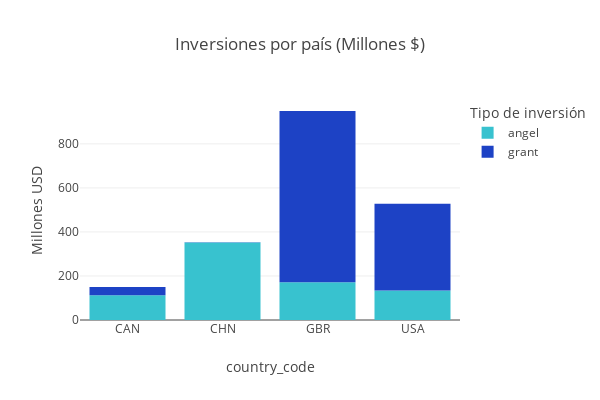

Notebook code cell kept with this figure:
### Markdown cell above
Podemos observar que Canadá y China tienen mayor inversión por parte de entes privados, 
    
mientyras que EEUU y Gran Bretaña, tienen mayor inversión mediante subvenciones subvenciones

### Code cell
df_pp = round(df_c.groupby("country_code")[["angel","grant"]].sum()/1e6,2) # Paso el resultado a millones

df_plot = df_pp.reset_index().melt(id_vars = "country_code",
                                    var_name = "Tipo de inversión",    # Creo el dataframe para poder pintar la gráfica
                                    value_name = "Millones USD")     

fig = px.bar(
    df_plot,
    x="country_code",
    y="Millones USD",
    color="Tipo de inversión",
    color_discrete_map={
        "angel": "#38C2CF",  # verde
        "grant": "#1D42C5"   # rojo
    },
    title="Inversiones por país (Millones $)",
    width=600,
    height=400
)
fig.show()

### Figure 1 — Plotly figure (JSON) as saved in the notebook; plotly's stock layout.template omitted (floating-point values rounded to 4 significant figures)
{"data": [{"hovertemplate": "Tipo de inversión=angel<br>country_code=%{x}<br>Millones USD=%{y}<extra></extra>", "legendgroup": "angel", "marker": {"color": "#38C2CF", "pattern": {"shape": ""}}, "name": "angel", "orientation": "v", "showlegend": true, "textposition": "auto", "type": "bar", "x": ["CAN", "CHN", "GBR", "USA"], "xaxis": "x", "y": [112.2, 352.5, 171.7, 134.2], "yaxis": "y"}, {"hovertemplate": "Tipo de inversión=grant<br>country_code=%{x}<br>Millones USD=%{y}<extra></extra>", "legendgroup": "grant", "marker": {"color": "#1D42C5", "pattern": {"shape": ""}}, "name": "grant", "orientation": "v", "showlegend": true, "textposition": "auto", "type": "bar", "x": ["CAN", "CHN", "GBR", "USA"], "xaxis": "x", "y": [38.23, 0.33, 777.5, 393.5], "yaxis": "y"}], "layout": {"barmode": "relative", "height": 400, "legend": {"title": {"text": "Tipo de inversión"}, "tracegroupgap": 0}, "title": {"text": "Inversiones por país (Millones $)"}, "width": 600, "xaxis": {"anchor": "y", "domain": [0, 1], "title": {"text": "country_code"}}, "yaxis": {"anchor": "x", "domain": [0, 1], "title": {"text": "Millones USD"}}}}
